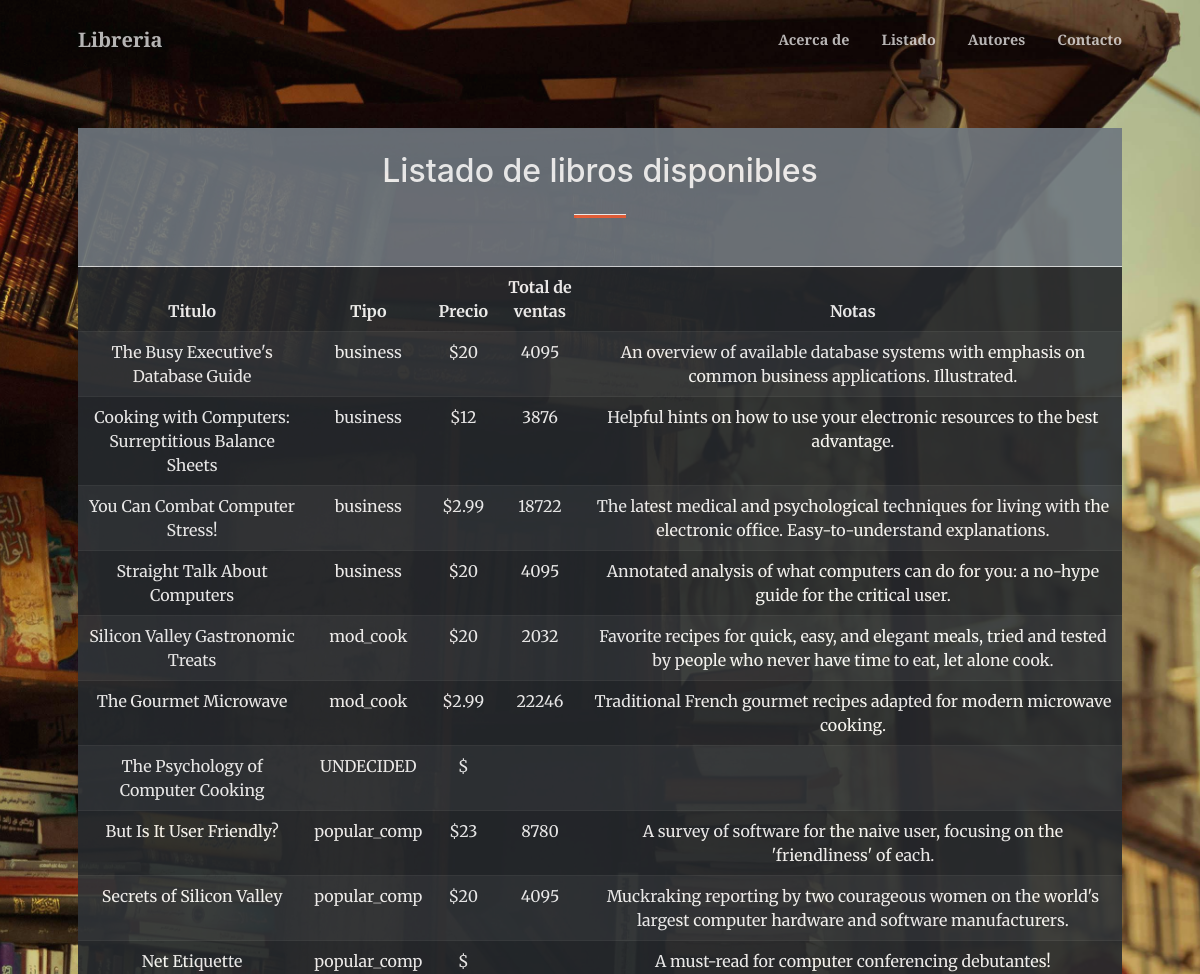
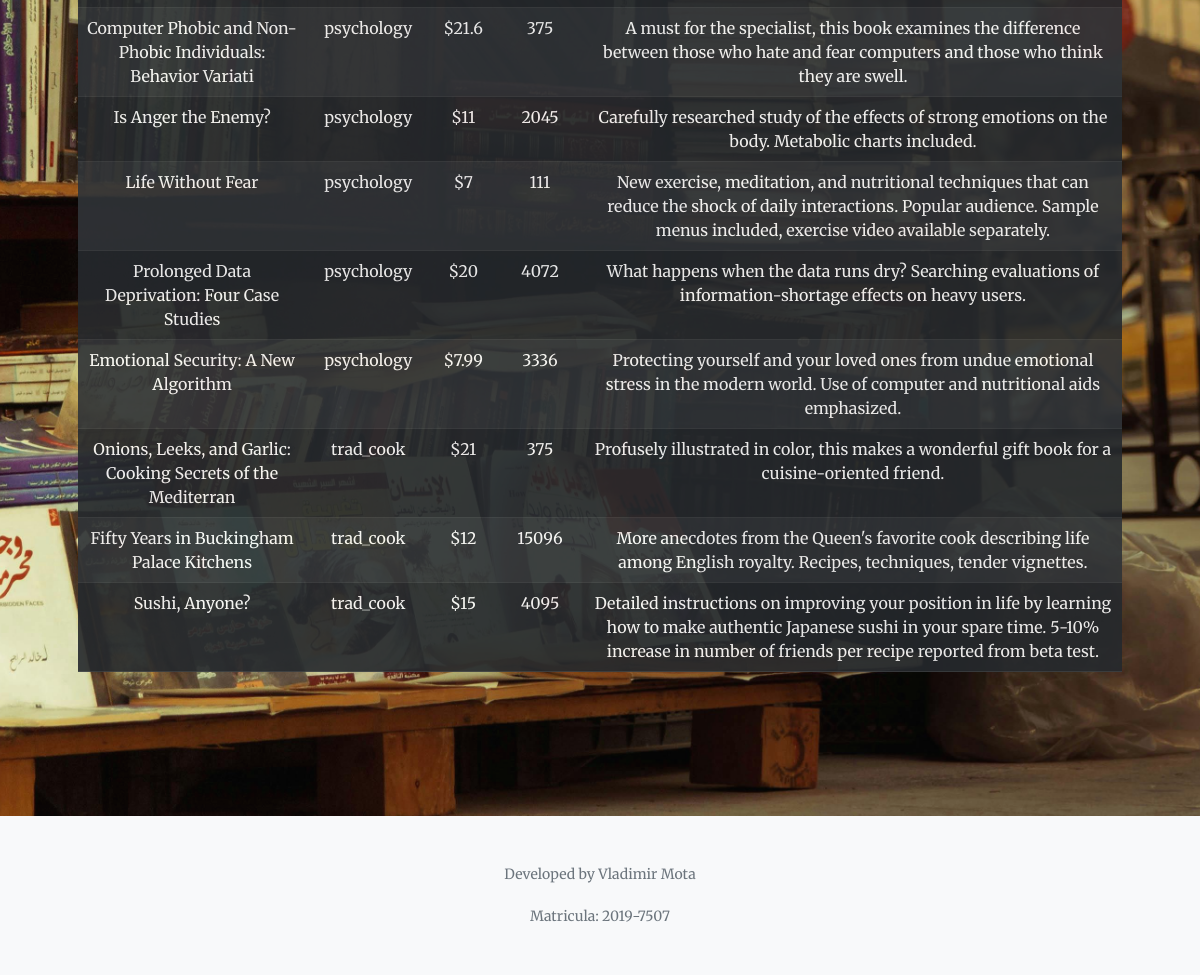
Screenshot of /listado.php with the database file from the repository (2 pictures, top to bottom).
### tables this page shows
CREATE TABLE `titulos` (
  `id_titulo` varchar(6) NOT NULL,
  `titulo` varchar(60) NOT NULL,
  `tipo` varchar(15) NOT NULL,
  `id_pub` varchar(4) NOT NULL,
  `precio` double default NULL,
  `avance` double default NULL,
  `total_ventas` int(11) default NULL,
  `notas` varchar(255) NOT NULL,
  `fecha_pub` datetime NOT NULL,
  `contrato` varchar(1) NOT NULL,
  PRIMARY KEY  (`id_titulo`)
);

### listado.php (the view, shortened to what this page needs)
<!DOCTYPE html>
<html lang="en">
    <head>
        <link href="https://cdn.jsdelivr.net/npm/bootstrap-icons@1.5.0/font/bootstrap-icons.css" rel="stylesheet" />
        <link href="https://cdnjs.cloudflare.com/ajax/libs/SimpleLightbox/2.1.0/simpleLightbox.min.css" rel="stylesheet" />
        <link href="css/styles.css" rel="stylesheet" />
        <link href="css/miEstilo.css" rel="stylesheet" />
    </head>
    <body id="page-top">
         <div>
         <?php
             include "templates/nav.php";
            ?>
         </div>
   <section class="page-section " id="listado">
       <div class="container px-4 px-lg-5" id="miListado">
    <div class="col-12 text-center bg-secondary text-white border-bottom p-4">
    <h2 class="text-center mt-0 ">Listado de libros disponibles</h2>
    <hr class="divider" />
    </div>
    <div class="col-12 text-center">
        <table class=" table table-dark table-striped" id="tabla">
            <thead>
                <tr>
                    <th scope="col">Titulo</th>
                    <th scope="col">Tipo</th>
                    <th scope="col">Precio</th>
                    <th scope="col">Total de ventas</th>
                    <th scope="col">Notas</th>
                </tr>
            </thead>
            <tbody>
                <?php
                require 'templates/conexion.php';
                $stmt = $pdo->query('SELECT titulo, tipo, precio, total_ventas, notas FROM titulos');
                while ($row = $stmt->fetch()) { ?>
                    <tr>
                        <td><?= $row['titulo'] ?></td>
                        <td><?= $row['tipo'] ?></td>
                        <td><?= '$'.$row['precio'] ?></td>
                        <td><?= $row['total_ventas'] ?></td>
                        <td><?= $row['notas'] ?></td>
                    </tr>
                <?php
                }
                ?>
            </tbody>
        </table>
    </div>
</div>
</section>
        <?php
            include "templates/footer.php";
        ?>
    </body>
</html>

### templates/nav.php (shortened to what this page needs)
<nav class="navbar navbar-expand-lg navbar-light fixed-top py-3" id="mainNav">
            <div class="container px-4 px-lg-5 p-1">
                <a class="navbar-brand" href="index.php">Libreria</a>
                <div class="collapse navbar-collapse" id="navbarResponsive">
                    <ul class="navbar-nav ms-auto my-2 my-lg-0">
                        <li class="nav-item"><a class="nav-link" href="index.php#about">Acerca de</a></li>
                        <li class="nav-item"><a class="nav-link" href="listado.php">Listado</a></li>
                        <li class="nav-item"><a class="nav-link" href="autores.php">Autores</a></li>
                        <li class="nav-item"><a class="nav-link" href="contacto.php">Contacto</a></li>
                    </ul>
                </div>
            </div>
        </nav>

### templates/footer.php
<footer class="bg-light py-5">
        <div class="container px-4 px-lg-5">
            <div class="small text-center text-muted">Developed by Vladimir Mota<br><br>Matricula: 2019-7507</div>
        </div>
    </footer>

### css/miEstilo.css (style rules this page uses)
#listado { background-image: url('../assets/img/biblioteca.jpg'); background-size: cover; background-position: center; background-repeat: no-repeat; opacity: 0.98; z-index: -1; }
#miListado { opacity: 0.9; }

### rows the page displays
titulos: titulo "The Busy Executive's Database Guide", tipo "business", precio "20", total_ventas "4095", notas "An overview of available database systems with emphasis on common business applications. Illustrated."
titulos: titulo "Cooking with Computers: Surreptitious Balance Sheets", tipo "business", precio "12", total_ventas "3876", notas "Helpful hints on how to use your electronic resources to the best advantage."
titulos: titulo "You Can Combat Computer Stress!", tipo "business", precio "2.99", total_ventas "18722", notas "The latest medical and psychological techniques for living with the electronic office. Easy-to-understand explanations."
titulos: titulo "Straight Talk About Computers", tipo "business", precio "20", total_ventas "4095", notas "Annotated analysis of what computers can do for you: a no-hype guide for the critical user."
titulos: titulo "Silicon Valley Gastronomic Treats", tipo "mod_cook", precio "20", total_ventas "2032", notas "Favorite recipes for quick, easy, and elegant meals, tried and tested by people who never have time to eat, let alone cook."
titulos: titulo "The Gourmet Microwave", tipo "mod_cook", precio "2.99", total_ventas "22246", notas "Traditional French gourmet recipes adapted for modern microwave cooking."
titulos: titulo "The Psychology of Computer Cooking", tipo "UNDECIDED"
titulos: titulo "But Is It User Friendly?", tipo "popular_comp", precio "23", total_ventas "8780", notas "A survey of software for the naive user, focusing on the 'friendliness' of each."
titulos: titulo "Secrets of Silicon Valley", tipo "popular_comp", precio "20", total_ventas "4095", notas "Muckraking reporting by two courageous women on the world's largest computer hardware and software manufacturers."
titulos: titulo "Net Etiquette", tipo "popular_comp", notas "A must-read for computer conferencing debutantes!"
titulos: titulo "Computer Phobic and Non-Phobic Individuals: Behavior Variati", tipo "psychology", precio "21.6", total_ventas "375", notas "A must for the specialist, this book examines the difference between those who hate and fear computers and those who think they are swell."
titulos: titulo "Is Anger the Enemy?", tipo "psychology", precio "11", total_ventas "2045", notas "Carefully researched study of the effects of strong emotions on the body. Metabolic charts included."
titulos: titulo "Life Without Fear", tipo "psychology", precio "7", total_ventas "111", notas "New exercise, meditation, and nutritional techniques that can reduce the shock of daily interactions. Popular audience. Sample menus included, exercise video available separately."
titulos: titulo "Prolonged Data Deprivation: Four Case Studies", tipo "psychology", precio "20", total_ventas "4072", notas "What happens when the data runs dry? Searching evaluations of information-shortage effects on heavy users."
titulos: titulo "Emotional Security: A New Algorithm", tipo "psychology", precio "7.99", total_ventas "3336", notas "Protecting yourself and your loved ones from undue emotional stress in the modern world. Use of computer and nutritional aids emphasized."
titulos: titulo "Onions, Leeks, and Garlic: Cooking Secrets of the Mediterran", tipo "trad_cook", precio "21", total_ventas "375", notas "Profusely illustrated in color, this makes a wonderful gift book for a cuisine-oriented friend."
titulos: titulo "Fifty Years in Buckingham Palace Kitchens", tipo "trad_cook", precio "12", total_ventas "15096", notas "More anecdotes from the Queen's favorite cook describing life among English royalty. Recipes, techniques, tender vignettes."
titulos: titulo "Sushi, Anyone?", tipo "trad_cook", precio "15", total_ventas "4095", notas "Detailed instructions on improving your position in life by learning how to make authentic Japanese sushi in your spare time. 5-10% increase in number of friends per recipe reported from beta test."
